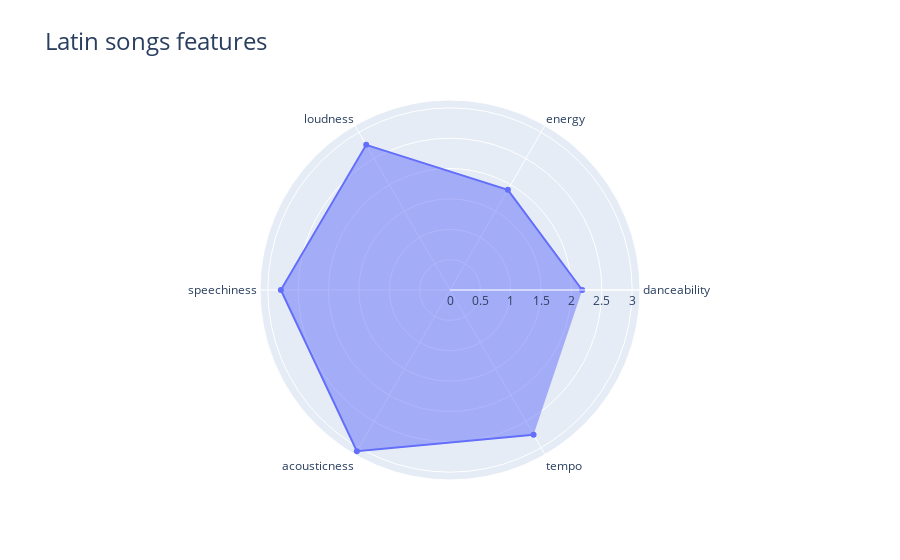

The notebook cell this image was saved under:
### Code cell
# Create a radar chart
fig = go.Figure()



fig.add_trace(go.Scatterpolar(
    r=[df_latin['danceability'].max(), df_latin['energy'].max(), df_latin['loudness'].max(), df_latin['speechiness'].max(), 
       df_latin['acousticness'].max(),df_latin['tempo'].max()],
    theta=['danceability', 'energy', 'loudness', 'speechiness', 'acousticness','tempo'],
    fill='toself',
    name='Max values'
))
fig.update_layout(
    title="Latin songs features",
    title_font=dict(size=24)
)
fig.show()

### Figure 1 — Plotly figure (JSON) as saved in the notebook; plotly's stock layout.template omitted (floating-point values rounded to 4 significant figures)
{"data": [{"fill": "toself", "name": "Max values", "r": [2.177, 1.906, 2.76, 2.786, 3.067, 2.752], "theta": ["danceability", "energy", "loudness", "speechiness", "acousticness", "tempo"], "type": "scatterpolar"}], "layout": {"title": {"font": {"size": 24}, "text": "Latin songs features"}}}
